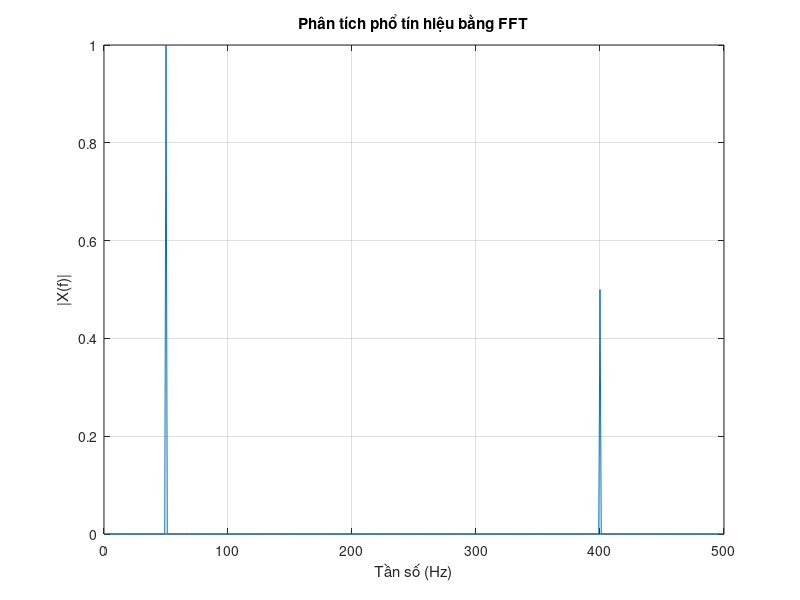

MATLAB code to generate this figure:
% Tham số
Fs = 1000;              % Tần số lấy mẫu (Hz)
T = 1/Fs;               % Chu kỳ lấy mẫu
t = 0:T:1-T;            % Thời gian 1 giây
N = length(t);          % Số mẫu

% Tín hiệu gồm 50 Hz (tín hiệu) và 400 Hz (nhiễu)
x = sin(2*pi*50*t) + 0.5*sin(2*pi*400*t);

% FFT
X = fft(x);             
X_mag = abs(X)/N;       % Biên độ chuẩn hóa
f = (0:N-1)*(Fs/N);     % Trục tần số

% Vẽ phổ biên độ
figure;
plot(f(1:N/2), 2*X_mag(1:N/2)); grid on;
xlabel('Tần số (Hz)');
ylabel('|X(f)|');
title('Phân tích phổ tín hiệu bằng FFT');
